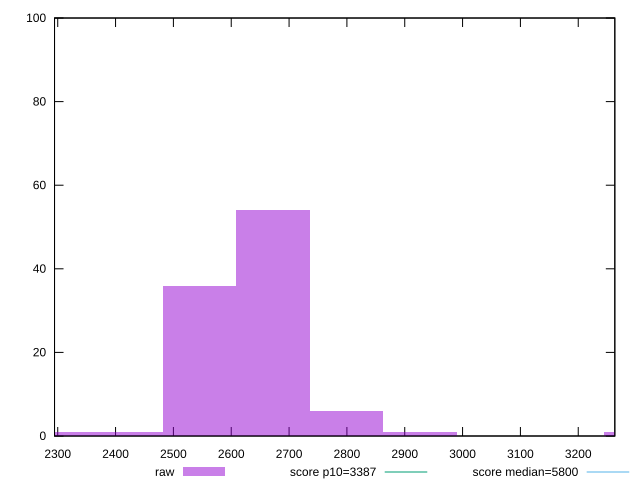

gnuplot code for this plot:
reset

$raw <<EOF
2544.9889952246253 36
2672.238444985857 54
2799.487894747088 6
2417.7395454633943 1
3308.485693792013 1
2290.4900957021628 1
2926.7373445083194 1
EOF

set key outside below
set boxwidth 127.24944976123128
set xrange [2294.4706096358664:3263.244034238819]
set yrange [0:100]
set trange [0:100]
set style fill transparent solid 0.5 noborder

set parametric
set terminal svg size 640, 490 enhanced background rgb 'white'
set output "report_00009_2021-02-08T22-37-41.559Z/speed-index/samples/pages+cached+noadtech/raw/histogram.svg"

plot $raw title "raw" with boxes, \
     3387,t title "score p10=3387", \
     5800,t title "score median=5800"

reset
